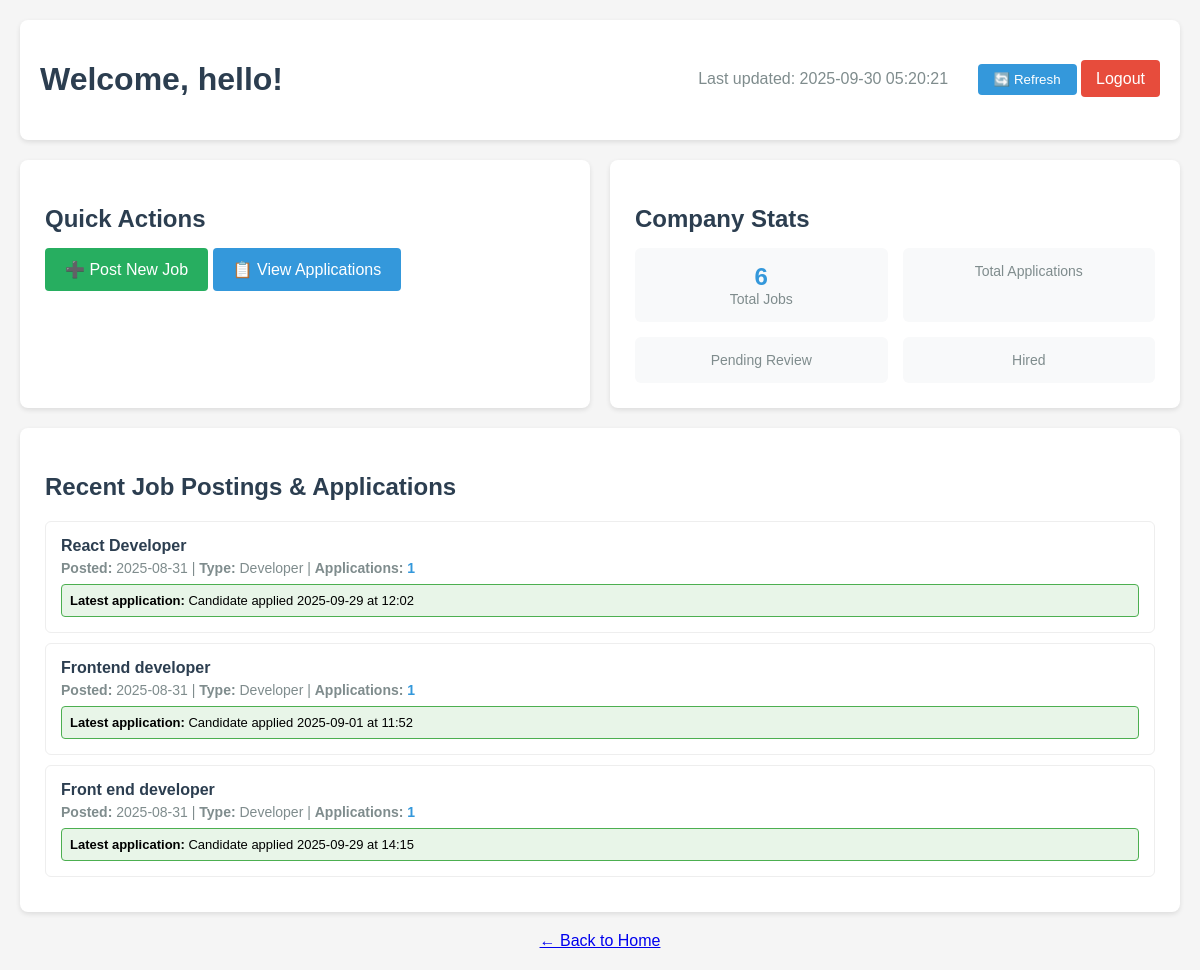
Screenshot of /dashboard/company (signed in) with the database file from the repository.
### app.py (models this page shows, shortened)
class Company(UserMixin, db.Model):
    id = db.Column(db.Integer, primary_key=True)
    company_name = db.Column(db.String(100), unique=True, nullable=False)
    email = db.Column(db.String(120), unique=True, nullable=False)
    password_hash = db.Column(db.String(128))
    jobs = db.relationship('Job', backref='employer', lazy=True)

class Job(db.Model):
    id = db.Column(db.Integer, primary_key=True)
    title = db.Column(db.String(100), nullable=False)
    description = db.Column(db.Text, nullable=False)
    requirements = db.Column(db.Text)
    role_type = db.Column(db.String(50), nullable=False)  # e.g., 'Developer', 'UI/UX', 'Marketing'
    company_id = db.Column(db.Integer, db.ForeignKey('company.id'), nullable=False)
    date_posted = db.Column(db.DateTime, nullable=False, default=datetime.utcnow)
    applications = db.relationship('Application', backref='position', lazy=True)

class Application(db.Model):
    id = db.Column(db.Integer, primary_key=True)
    candidate_id = db.Column(db.Integer, db.ForeignKey('candidate.id'), nullable=False)
    job_id = db.Column(db.Integer, db.ForeignKey('job.id'), nullable=False)
    status = db.Column(db.String(50), default='Applied')  # e.g., Applied, Aptitude Test, Coding Test, Project, Rejected, Hired
    aptitude_score = db.Column(db.Float)
    coding_score = db.Column(db.Float)
    project_score = db.Column(db.Float)
    date_applied = db.Column(db.DateTime, nullable=False, default=datetime.utcnow)

### app.py (the view)
@app.route('/dashboard/company')
@login_required
def company_dashboard():
    print(f"Current user type: {type(current_user).__name__}")
    print(f"Current user is Company instance: {isinstance(current_user, Company)}")
    if not isinstance(current_user, Company):
        flash('Access denied. Please login as a company.', 'error')
        print("Redirecting to login because user is not a Company instance")
        return redirect(url_for('login'))
    from datetime import timedelta
    ten_minutes_ago = datetime.utcnow() - timedelta(minutes=10)
    current_time = datetime.utcnow().strftime('%Y-%m-%d %H:%M:%S')
    return render_template('company_dashboard.html',
                         user=current_user,
                         current_time=current_time,
                         ten_minutes_ago=ten_minutes_ago)

### app.py (called while the page is built)
@login_manager.user_loader
def load_user(user_id):
    print(f"Trying to load user with ID: {user_id}")
    if not user_id or '_' not in user_id:
        print("Invalid user ID format")
        return None
    try:
        user_type, id_num = user_id.split('_', 1)
        id_num = int(id_num)
        if user_type == 'candidate':
            user = Candidate.query.get(id_num)
            if user:
                print(f"Loaded candidate: {user.username}")
            return user
        elif user_type == 'company':
            user = Company.query.get(id_num)
            if user:
                print(f"Loaded company: {user.company_name}")
            return user
        else:
            print(f"Unknown user type: {user_type}")
            return None
    except ValueError:
        print(f"Invalid user ID format: {user_id}")
        return None

### templates/company_dashboard.html (shortened to what this page needs)
<!DOCTYPE html>
<html lang="en">
<head>
</head>
<body>
    <div class="header">
        <h1 class="welcome">Welcome, {{ user.company_name }}!</h1>
        <div>
            <span style="color: #7f8c8d; margin-right: 15px;">Last updated: {{ current_time }}</span>
            <button class="refresh-btn" onclick="window.location.reload()">🔄 Refresh</button>
            <a href="{{ url_for('logout') }}" class="logout-btn">Logout</a>
        </div>
    </div>
    <div class="dashboard-grid">
        <div class="dashboard-card">
            <h2 class="card-title">Quick Actions</h2>
            <div>
                <a href="{{ url_for('post_job') }}" class="btn-success">➕ Post New Job</a>
                <a href="{{ url_for('company_jobs') }}" class="btn-primary">📋 View Applications</a>
            </div>
        </div>
        <div class="dashboard-card">
            <h2 class="card-title">Company Stats</h2>
            <div class="stats">
                <div class="stat-item">
                    <div class="stat-number">{{ user.jobs|length }}</div>
                    <div class="stat-label">Total Jobs</div>
                </div>
                <div class="stat-item">
                    <div class="stat-label">Total Applications</div>
                </div>
                <div class="stat-item">
                    <div class="stat-label">Pending Review</div>
                </div>
                <div class="stat-item">
                    <div class="stat-label">Hired</div>
                </div>
            </div>
        </div>
    </div>
    <div class="dashboard-card">
        <h2 class="card-title">Recent Job Postings & Applications</h2>
        <div class="recent-jobs">
            {% if user.jobs %}
                {% for job in user.jobs[-3:]|reverse %}
                    <div class="job-item">
                        <div class="job-title">{{ job.title }}</div>
                        <div class="job-meta">
                            <strong>Posted:</strong> {{ job.date_posted.strftime('%Y-%m-%d') }} |
                            <strong>Type:</strong> {{ job.role_type }} |
                            <strong>Applications:</strong> <span style="color: #3498db; font-weight: bold;">{{ job.applications|length }}</span>
                        </div>
                        {% if job.applications %}
                            {% set latest_application = job.applications|sort(attribute='date_applied')|last %}
                            <div class="application-alert">
                                <strong>Latest application:</strong>
                                {{ latest_application.candidate_name if latest_application.candidate_name else 'Candidate' }}
                                applied {{ latest_application.date_applied.strftime('%Y-%m-%d at %H:%M') }}
                            </div>
                        {% else %}
                            <div class="job-meta" style="color: #95a5a6;">
                                No applications yet
                            </div>
                        {% endif %}
                    </div>
                {% endfor %}
            {% else %}
                <div class="empty-state">
                    <p>You haven't posted any jobs yet.</p>
                    <p>Get started by posting your first job opening!</p>
                </div>
            {% endif %}
        </div>
    </div>
    <div style="text-align: center; margin-top: 20px;">
        <a href="{{ url_for('home') }}">← Back to Home</a>
    </div>
</body>
</html>

### templates/company_dashboard.html (style rules this page uses)
body { font-family: Arial, sans-serif; max-width: 1200px; margin: 0 auto; padding: 20px; background-color: #f5f5f5; }
.header { display: flex; justify-content: space-between; align-items: center; background: white; padding: 20px; border-radius: 8px; box-shadow: 0 2px 5px rgba(0,0,0,0.1); margin-bottom: 20px; }
.welcome { color: #2c3e50; }
.logout-btn { background-color: #e74c3c; color: white; padding: 10px 15px; text-decoration: none; border-radius: 4px; }
.dashboard-grid { display: grid; grid-template-columns: 1fr 1fr; gap: 20px; margin-bottom: 20px; }
.dashboard-card { background: white; padding: 25px; border-radius: 8px; box-shadow: 0 2px 5px rgba(0,0,0,0.1); }
.card-title { color: #2c3e50; margin-bottom: 15px; }
.stats { display: grid; grid-template-columns: 1fr 1fr; gap: 15px; }
.stat-item { text-align: center; padding: 15px; background: #f8f9fa; border-radius: 6px; }
.stat-number { font-size: 24px; font-weight: bold; color: #3498db; }
.stat-label { color: #7f8c8d; font-size: 14px; }
.btn-primary { background-color: #3498db; color: white; padding: 12px 20px; text-decoration: none; border-radius: 4px; display: inline-block; margin-right: 10px; }
.btn-success { background-color: #27ae60; color: white; padding: 12px 20px; text-decoration: none; border-radius: 4px; display: inline-block; }
.recent-jobs { margin-top: 20px; }
.job-item { padding: 15px; border: 1px solid #eee; border-radius: 6px; margin-bottom: 10px; background: white; }
.job-title { font-weight: bold; color: #2c3e50; margin-bottom: 5px; }
.job-meta { color: #7f8c8d; font-size: 14px; margin-bottom: 8px; }
.application-alert { background: #e8f5e8; border: 1px solid #4caf50; border-radius: 4px; padding: 8px; margin-top: 8px; font-size: 13px; }
.refresh-btn { background: #3498db; color: white; padding: 8px 16px; border: none; border-radius: 4px; cursor: pointer; margin-left: 10px; }

### rows the page displays
Company: company_name "hello"
Job: title "React Developer", date_posted "2025-08-31", role_type "Developer", applications|length "1", candidate_name "Candidate"
Application: date_applied "2025-09-29 at 12:02"
Job: title "Frontend developer", date_posted "2025-08-31", role_type "Developer", applications|length "1", candidate_name "Candidate"
Application: date_applied "2025-09-01 at 11:52"
Job: title "Front end developer", date_posted "2025-08-31", role_type "Developer", applications|length "1", candidate_name "Candidate"
Application: date_applied "2025-09-29 at 14:15"

### other values shown
{{ user.jobs|length }} "6"
